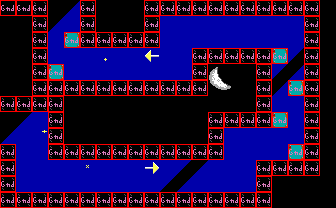

This game map was drawn from its Tiled (.tmx) file and the tilesets committed beside it. A one-line description and the full map source follow:
An orthogonal 21x13 tile map with 16x16 px tiles, 2 tile layers (bg, col), 2 tilesets and 2 objects (2x seeker).

<map version="1.5" tiledversion="1.5.0" orientation="orthogonal" renderorder="right-down" width="21" height="13" tilewidth="16" tileheight="16" infinite="0" nextlayerid="4" nextobjectid="20">
 <tileset firstgid="1" source="tileset.tsx" />
 <tileset firstgid="241" source="obj.tsx" />
 <layer id="1" name="bg" width="21" height="13">
  <data encoding="csv">
18,18,99,18,16,99,18,18,18,99,99,99,99,99,99,99,99,99,99,99,18,
18,18,99,16,45,99,18,18,18,99,45,45,45,45,45,45,45,45,45,99,18,
18,18,99,45,61,99,99,99,99,99,45,45,45,45,45,45,45,45,45,99,18,
18,18,99,45,45,45,24,45,45,202,45,45,99,99,99,99,99,61,36,99,18,
18,18,99,61,45,45,45,45,45,45,45,45,99,19,20,18,99,36,16,99,18,
18,18,99,99,99,99,99,99,99,99,99,99,99,39,40,18,99,16,61,99,20,
99,99,99,99,18,18,18,18,18,18,18,18,18,18,18,18,99,45,45,99,20,
18,16,45,99,18,18,18,18,18,18,18,18,18,99,99,99,99,61,45,99,20,
16,45,3,99,18,18,18,18,18,18,18,18,18,99,45,45,45,45,45,99,18,
99,45,45,99,99,99,99,99,99,99,99,99,99,99,45,45,45,45,61,99,18,
99,45,45,45,45,23,45,45,45,203,45,36,16,45,45,45,99,99,99,99,18,
99,45,45,45,45,45,45,45,45,45,36,16,45,45,45,45,99,18,18,18,18,
99,99,99,99,99,99,99,99,99,99,99,99,99,99,99,99,99,18,18,18,18
</data>
 </layer>
 <layer id="2" name="col" width="21" height="13">
  <data encoding="csv">
242,242,242,241,241,242,241,241,241,242,242,242,242,242,242,242,242,242,242,242,241,
241,241,242,241,241,242,241,241,241,242,241,241,241,241,241,241,241,241,241,242,241,
241,241,242,241,242,242,242,242,242,242,241,241,241,241,241,241,241,241,241,242,241,
241,241,242,241,241,0,241,241,241,241,241,241,242,242,242,242,242,242,241,242,241,
241,241,242,242,241,241,241,241,241,241,241,241,242,241,241,241,242,241,241,242,241,
241,241,242,242,242,242,242,242,242,242,242,242,242,241,241,241,242,241,242,242,241,
242,242,242,242,241,241,241,241,241,241,241,241,241,241,241,241,242,241,241,242,241,
241,241,241,242,241,241,241,241,241,241,241,241,241,242,242,242,242,242,241,242,241,
241,241,241,242,241,241,241,241,241,241,241,241,241,242,241,241,241,241,241,242,241,
242,241,241,242,242,242,242,242,242,242,242,242,242,242,241,241,241,241,242,242,241,
242,241,241,241,241,241,241,241,241,241,241,241,241,241,241,241,242,242,242,242,241,
242,241,241,241,241,241,241,241,241,241,241,241,241,241,241,241,242,241,241,241,241,
242,242,242,242,242,242,242,242,242,242,242,242,242,242,242,242,242,241,241,241,241
</data>
 </layer>
 <objectgroup id="3" name="obj">
  <properties>
   <property name="string_id" type="int" value="1" />
  </properties>
  <object id="18" name="Seeker Enemy" type="seeker" x="64.3923" y="127.791" width="142.879" height="15.8341" />
  <object id="19" name="Seeker Enemy" type="seeker" x="208.56" y="95.7496" width="46.879" height="15.8341" />
 </objectgroup>
</map>
